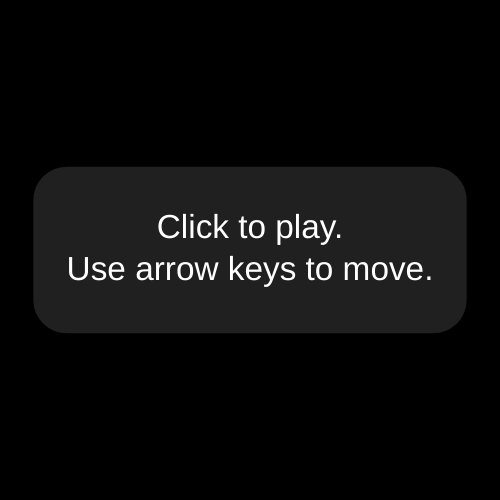
Frame 1 (no input)
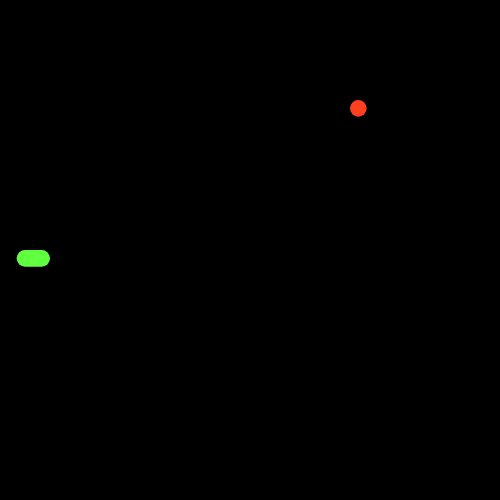
Frame 2 (the mouse pressed at the canvas centre, redrawn once)

The p5.js sketch that drew these frames (run headless with seeded random() and noise() and a simulated clock; the mouse was pressed at the canvas centre and the sketch redrawn once):

// p5.js sketch
// ── sketch.js
// The snake moves along a grid, one space at a time
// The grid is smaller than the canvas, and its dimensions
//  are stored in these variables
const GRID_WIDTH = 30;
const GRID_HEIGHT = 30;

let gameStarted = false;

// How many segments snake starts with
const STARTING_SEGMENTS = 2;

// Starting coordinates for first segment
const X_START = 0;
const Y_START = 15;

// Starting direction of motion
const START_DIRECTION = 'right';

// Current direction of motion
let direction = START_DIRECTION;

// The snake is divided into small segments,
// stored as vectors in this array
let segments = [];

let score = 0;
let highScore;

// The fruit's position is stored as a vector
// in this variable
let fruit;

function setup() {
    createCanvas(500, 500);

    // Adjust frame rate to set movement speed
    frameRate(24);

    textAlign(CENTER, CENTER);
    textSize(2);

    // Check for saved high score in local browser storage
    // If no score has been stored, this will be undefined
    highScore = getItem('high score');

    describe(
        'A reproduction of the arcade game Snake, in which a snake, represented by a green line on a black background, is controlled by the arrow keys. Users move the snake toward a fruit, represented by a red dot, but the snake must not hit the sides of the window or itself.',
    );
}

function draw() {
    background(0);

    // Set scale so that the game grid fills canvas
    scale(width / GRID_WIDTH, height / GRID_HEIGHT);
    if (gameStarted === false) {
        showStartScreen();
    } else {
        // Shift over so that snake and fruit are still on screen
        // when their coordinates are 0
        translate(0.5, 0.5);
        showFruit();
        showSegments();
        updateSegments();
        checkForCollision();
        checkForFruit();
    }
}

function showStartScreen() {
    noStroke();
    fill(32);
    rect(2, GRID_HEIGHT / 2 - 5, GRID_WIDTH - 4, 10, 2);
    fill(255);
    text(
        'Click to play.\nUse arrow keys to move.',
        GRID_WIDTH / 2,
        GRID_HEIGHT / 2,
    );
    noLoop();
}

function mousePressed() {
    if (gameStarted === false) {
        startGame();
    }
}

function startGame() {
    // Put the fruit in a random place
    updateFruitCoordinates();

    // Start with an empty array for segments
    segments = [];

    // Start with x at the starting position and repeat until specified
    // number of segments have been created, increasing x by 1 each time
    for (let x = X_START; x < X_START + STARTING_SEGMENTS; x += 1) {
        // Create a new vector at the current position
        let segmentPosition = createVector(x, Y_START);

        // Add it to the beginning of the array
        segments.unshift(segmentPosition);
    }

    direction = START_DIRECTION;
    score = 0;
    gameStarted = true;
    loop();
}

function showFruit() {
    stroke(255, 64, 32);
    point(fruit.x, fruit.y);
}

function showSegments() {
    noFill();
    stroke(96, 255, 64);
    beginShape();
    for (let segment of segments) {
        vertex(segment.x, segment.y);
    }
    endShape();
}

function updateSegments() {
    // Remove last segment
    segments.pop();

    // Copy current head of snake
    let head = segments[0].copy();

    // Insert the new snake head at the beginning of the array
    segments.unshift(head);

    // Adjust the head's position based on the current direction
    switch (direction) {
        case 'right':
            head.x = head.x + 1;
            break;
        case 'up':
            head.y = head.y - 1;
            break;
        case 'left':
            head.x = head.x - 1;
            break;
        case 'down':
            head.y = head.y + 1;
            break;
    }
}

function checkForCollision() {
    // Store first segment in array as head
    let head = segments[0];

    // If snake's head...
    if (
        // hit right edge or
        head.x >= GRID_WIDTH ||
        // hit left edge or
        head.x < 0 ||
        // hit bottom edge or
        head.y >= GRID_HEIGHT ||
        // hit top edge or
        head.y < 0 ||
        // collided with itself
        selfColliding() === true
    ) {
        // show game over screen
        gameOver();
    }
}

function gameOver() {
    noStroke();
    fill(32);
    rect(2, GRID_HEIGHT / 2 - 5, GRID_WIDTH - 4, 12, 2);
    fill(255);

    // Set high score to whichever is larger: current score or previous
    // high score
    highScore = max(score, highScore);

    // Put high score in local storage. This will be be stored in browser
    // data, even after the user reloads the page.
    storeItem('high score', highScore);
    text(
        `Game over!
Your score: ${score}
High score: ${highScore}
Click to play again.`,
    GRID_WIDTH / 2,
    GRID_HEIGHT / 2,
    );
    gameStarted = false;
    noLoop();
}

function selfColliding() {
    // Store the last segment as head
    let head = segments[0];

    // Store every segment except the first
    let segmentsAfterHead = segments.slice(1);

    // Check each of the other segments
    for (let segment of segmentsAfterHead) {
        // If segment is in the same place as head
        if (segment.equals(head) === true) {
            return true;
        }
    }
    return false;
}

function checkForFruit() {
    // Store first segment as head
    let head = segments[0];

    // If the head segment is in the same place as the fruit
    if (head.equals(fruit) === true) {
        // Give player a point
        score = score + 1;

        // Duplicate the tail segment
        let tail = segments[segments.length - 1];
        let newSegment = tail.copy();

        // Put the duplicate in the beginning of the array
        segments.push(newSegment);

        // Reset fruit to a new location
        updateFruitCoordinates();
    }
}

function updateFruitCoordinates() {
    // Pick a random new coordinate for the fruit
    // and round it down using floor().
    // Because the segments move in increments of 1,
    // in order for the snake to hit the same position
    // as the fruit, the fruit's coordinates must be
    // integers, but random() returns a float
    let x = floor(random(GRID_WIDTH));
    let y = floor(random(GRID_HEIGHT));
    fruit = createVector(x, y);
}

// When an arrow key is pressed, switch the snake's direction of movement,
// but if the snake is already moving in the opposite direction,
// do nothing.
function keyPressed() {
    switch (keyCode) {
        case LEFT_ARROW:
            if (direction !== 'right') {
                direction = 'left';
            }
            break;
        case RIGHT_ARROW:
            if (direction !== 'left') {
                direction = 'right';
            }
            break;
        case UP_ARROW:
            if (direction !== 'down') {
                direction = 'up';
            }
            break;
        case DOWN_ARROW:
            if (direction !== 'up') {
                direction = 'down';
            }
            break;
    }
}
